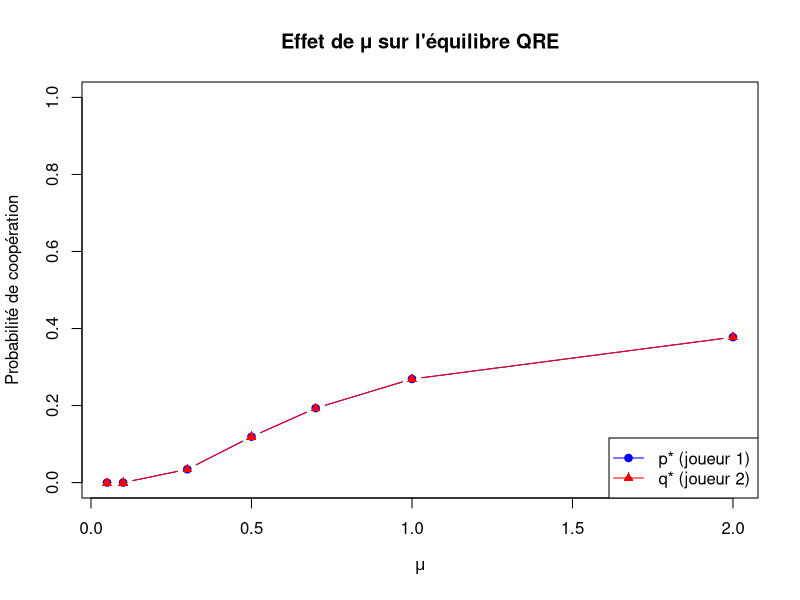
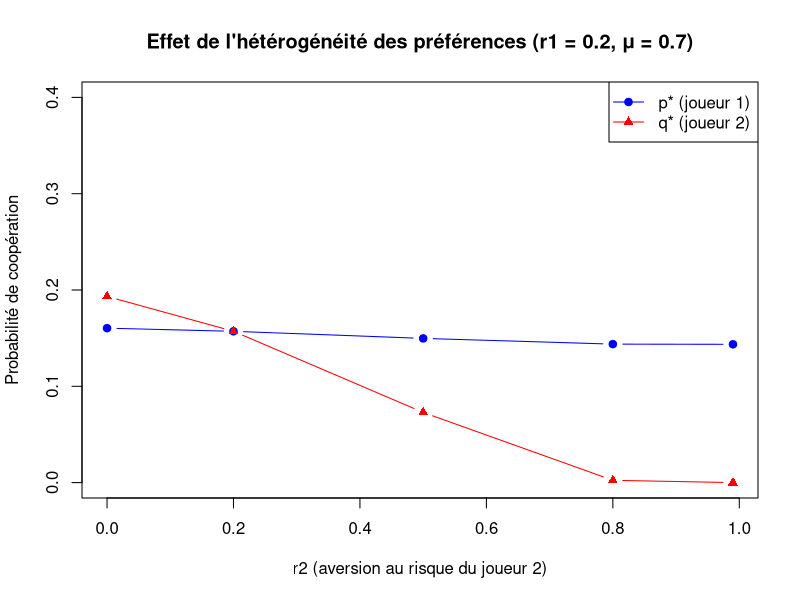

These charts were generated, in order, by the following R code:
#-------------------------------------------------------------------------------
#                          QRE + RESOLUTION
#-------------------------------------------------------------------------------

# paramètres du jeu
R = 3
S = 0
T = 4
P = 1

# fonction à minimiser
objective = function(x, mu) {
  p = x[1]
  q = x[2]
  
  logit_p = exp((q*R + (1-q)*S)/mu) / 
    (exp((q*R + (1-q)*S)/mu) + exp((q*T + (1-q)*P)/mu))
  
  logit_q = exp((p*R + (1-p)*S)/mu) / 
    (exp((p*R + (1-p)*S)/mu) + exp((p*T + (1-p)*P)/mu))
  
  F1 = (p - logit_p)^2
  F2 = (q - logit_q)^2
  
  return(F1 + F2)
}

# grille de mu
mu_values = c(0.05, 0.1, 0.3, 0.5, 0.7, 1, 2)

# stockage des résultats
results = data.frame(mu = numeric(),
                     p = numeric(),
                     q = numeric())

for (m in mu_values) {
  # optimisation
  opt = optim(par = c(0.5, 0.5), 
              fn = objective, 
              mu = m,
              method = "L-BFGS-B",
              lower = c(0, 0),
              upper = c(1, 1))
  
  results = rbind(results,
                  data.frame(mu = m,
                             p = opt$par[1],
                             q = opt$par[2]))
}

cat("\n==============================\n")
cat("        RESULTATS QRE\n")
cat("==============================\n\n")

print(
  transform(
    results,
    p = round(p, 4),
    q = round(q, 4)
  ),
  row.names = FALSE
)

#------------------------------------------------------------
# GRAPH : effet de mu sur le QRE
#------------------------------------------------------------
# Graphique
plot(results$mu, results$p,
     type = "b",
     pch = 19,
     col = "blue",
     ylim = c(0, 1),
     xlab = expression(mu),
     ylab = "Probabilité de coopération",
     main = "Effet de μ sur l'équilibre QRE")

lines(results$mu, results$q,
      type = "b",
      pch = 17,
      col = "red")

legend("bottomright",
       legend = c("p* (joueur 1)", "q* (joueur 2)"),
       col = c("blue", "red"),
       pch = c(19, 17),
       lty = 1)

#-------------------------------------------------------------------------------
#               QRE AVEC AVERSION AU RISQUE (CRRA)
#-------------------------------------------------------------------------------
set.seed(42)

nbr_tour = 100        # nombre de périodes
pairs = 10

# paramètres du jeu (notation standard du dilemme du prisonnier)
R = 3          # récompense mutuelle
S = 0          # sucker payoff
T = 4         # tentation de dévier 
P = 1          # punition mutuelle

data_list = list()
k = 1



U = function(x, r){
  x = max(x, 1e-8) #car log(x) avec x=0 impossible or S=0 
  if(r == 1){
    return(log(x))
  } else {
    return(x^(1 - r) / (1 - r))
  }
}

for(p in 1:pairs){
  
  mu_j1 = runif(1, 0.2, 1)
  mu_j2 = runif(1, 0.2, 1)
  
  r_j1 = runif(1, 0, 0.8)
  r_j2 = runif(1, 0, 0.8)
  
  j1_C_prob = 0.5
  j2_C_prob = 0.5
  
  for(t in 1:nbr_tour){
    
    EU1_C = j2_C_prob * U(R, r_j1) + (1 - j2_C_prob) * U(S, r_j1)
    EU1_D = j2_C_prob * U(T, r_j1) + (1 - j2_C_prob) * U(P, r_j1)
    
    EU2_C = j1_C_prob * U(R, r_j2) + (1 - j1_C_prob) * U(S, r_j2)
    EU2_D = j1_C_prob * U(T, r_j2) + (1 - j1_C_prob) * U(P, r_j2)
    
    p1 = exp(EU1_C / mu_j1) / (exp(EU1_C / mu_j1) + exp(EU1_D / mu_j1))
    p2 = exp(EU2_C / mu_j2) / (exp(EU2_C / mu_j2) + exp(EU2_D / mu_j2))
    
    j1_C = rbinom(1, 1, p1)
    j2_C = rbinom(1, 1, p2)
    
    j1_C_prob = 0.9 * j1_C_prob + 0.1 * j1_C
    j2_C_prob = 0.9 * j2_C_prob + 0.1 * j2_C
    
    action_joueur1 = ifelse(j1_C == 1, "C", "D")
    action_joueur2 = ifelse(j2_C == 1, "C", "D")
    
    gain1 = ifelse(action_joueur1=="C" & action_joueur2=="C", R,
                   ifelse(action_joueur1=="C" & action_joueur2=="D", S,
                          ifelse(action_joueur1=="D" & action_joueur2=="C", T, P)))
    
    gain2 = ifelse(action_joueur1=="C" & action_joueur2=="C", R,
                   ifelse(action_joueur1=="C" & action_joueur2=="D", T,
                          ifelse(action_joueur1=="D" & action_joueur2=="C", S, P)))
    
    data_list[[k]] = data.frame(
      pair = p,
      tour = t,
      action_joueur1 = action_joueur1,
      action_joueur2 = action_joueur2,
      gain1 = gain1,
      gain2 = gain2,
      mu1 = mu_j1,
      mu2 = mu_j2,
      r1 = r_j1,
      r2 = r_j2
    )
    
    k = k + 1
  }
}

data = do.call(rbind, data_list)

View(data)


# === 1. Paramètres de la paire 1 ===
pair1 <- subset(data, pair == 1)

mu1_pair1 <- unique(pair1$mu1)[1]  # Premier mu1 de la paire 1
mu2_pair1 <- unique(pair1$mu2)[1]  # Premier mu2 de la paire 1
r1_pair1  <- unique(pair1$r1)[1]   # Premier r1 de la paire 1
r2_pair1  <- unique(pair1$r2)[1]   # Premier r2 de la paire 1

cat("\n==============================\n")
cat("     PARAMETRES PAIRE 1\n")
cat("==============================\n\n")
cat("Joueur 1 : r1 =", round(r1_pair1, 3), ", mu1 =", round(mu1_pair1, 3), "\n")
cat("Joueur 2 : r2 =", round(r2_pair1, 3), ", mu2 =", round(mu2_pair1, 3), "\n")


# Probabilités observées (sans arrondi)
p_obs <- mean(pair1$action_joueur1 == "C")
q_obs <- mean(pair1$action_joueur2 == "C")

cat("\n------------------------------\n")
cat(" PROBABILITES DE COOPERATION\n")
cat("------------------------------\n")
# Affichage sans arrondi
cat("p* (joueur 1) =", p_obs, "\n")
cat("q* (joueur 2) =", q_obs, "\n")

#-------------------------------------------------------------------------------
#               QRE AVEC AVERSION AU RISQUE (CRRA)
#            Effet de l'hétérogénéité de l'aversion au risque
#-------------------------------------------------------------------------------
# paramètres fixes
r1 = 0.2
mu = 0.7

# valeurs de r2 à tester
r2_values = c(0, 0.2, 0.5, 0.8, 0.99)

# stockage des résultats
results_r2 = data.frame(r2 = numeric(), p = numeric(), q = numeric())

for (r2 in r2_values) {
  
  p = 0.5
  q = 0.5
  
  for(i in 1:1000){
    
    EU1_C = q * U(R, r1) + (1 - q) * U(S, r1)
    EU1_D = q * U(T, r1) + (1 - q) * U(P, r1)
    
    EU2_C = p * U(R, r2) + (1 - p) * U(S, r2)
    EU2_D = p * U(T, r2) + (1 - p) * U(P, r2)
    
    p_best = exp(EU1_C / mu) / (exp(EU1_C / mu) + exp(EU1_D / mu))
    q_best = exp(EU2_C / mu) / (exp(EU2_C / mu) + exp(EU2_D / mu))
    
    alpha = 0.9
    p_new = alpha * p_best + (1 - alpha) * p
    q_new = alpha * q_best + (1 - alpha) * q
    
    if(abs(p_new - p) < 1e-8 & abs(q_new - q) < 1e-8) break
    
    p = p_new
    q = q_new
  }
  
  results_r2 = rbind(results_r2, data.frame(r2 = r2, p = p, q = q))
}

cat("\n==============================\n")
cat("   EFFET DE L'AVERSION AU RISQUE\n")
cat("==============================\n\n")
print(results_r2)

# graphique
plot(results_r2$r2, results_r2$p, 
     type = "b", 
     pch = 19, 
     col = "blue",
     xlab = "r2 (aversion au risque du joueur 2)",
     ylab = "Probabilité de coopération",
     ylim = c(0, 0.4),
     main = "Effet de l'hétérogénéité des préférences (r1 = 0.2, μ = 0.7)")

lines(results_r2$r2, results_r2$q, 
      type = "b", 
      pch = 17, 
      col = "red")

legend("topright", 
       legend = c("p* (joueur 1)", "q* (joueur 2)"), 
       col = c("blue", "red"), 
       pch = c(19, 17), 
       lty = 1)
